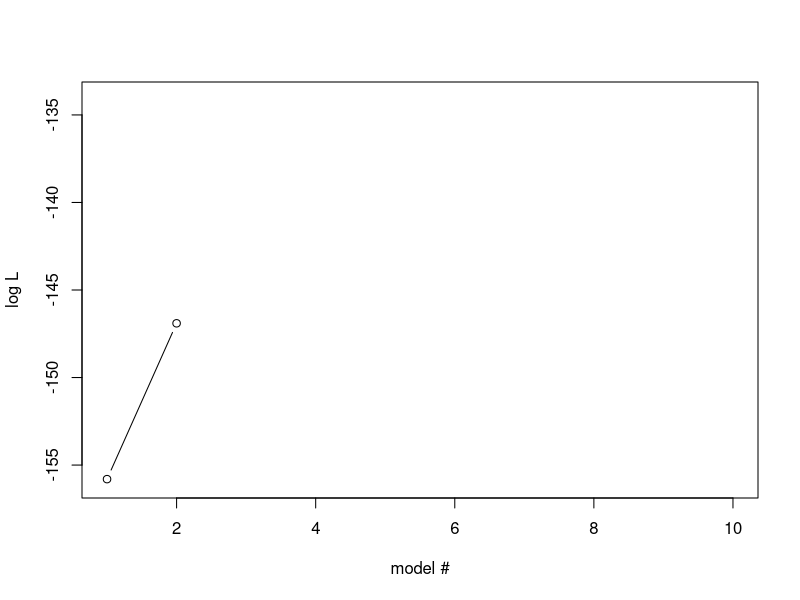
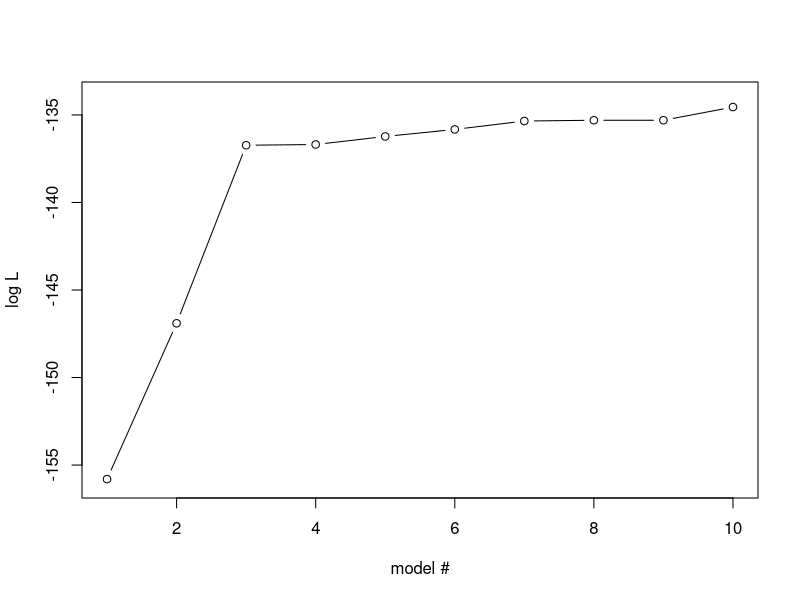
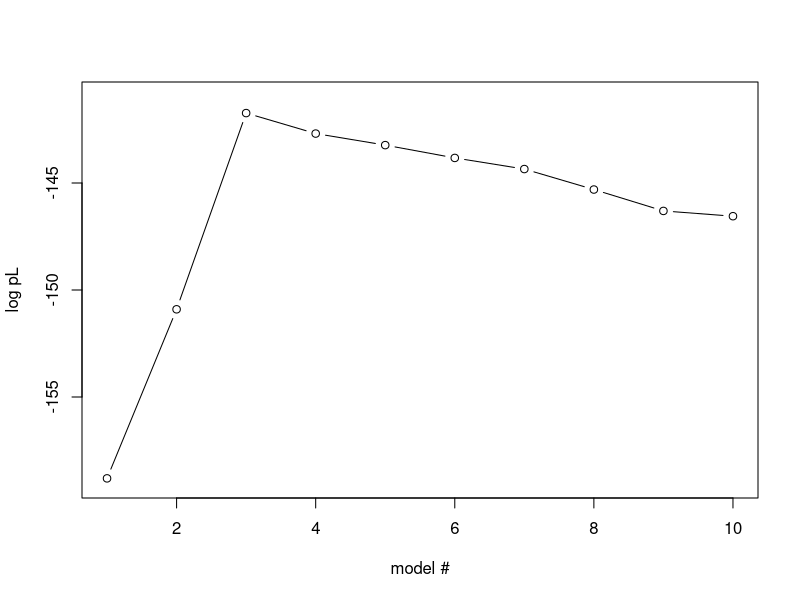
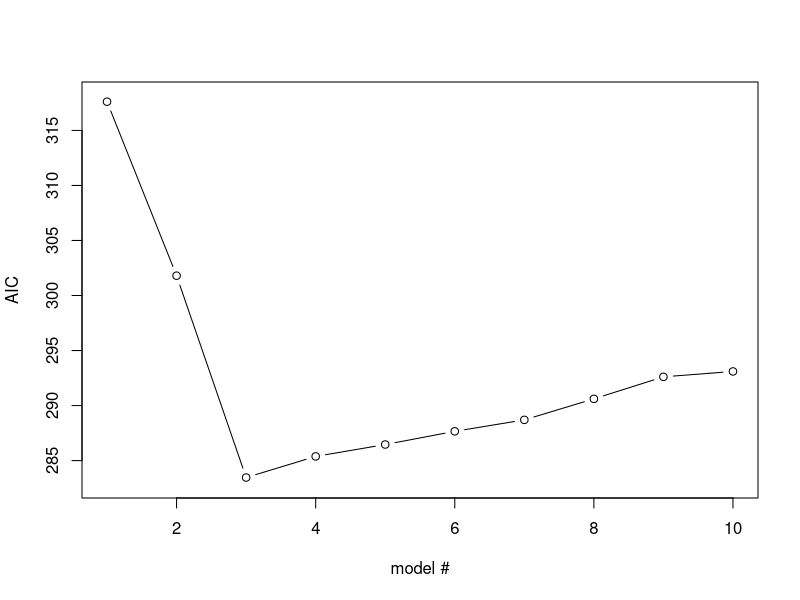
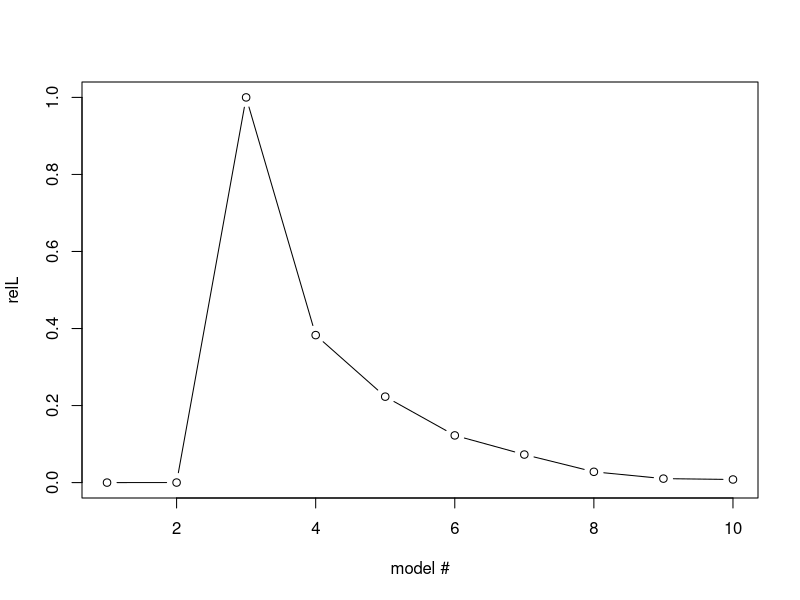
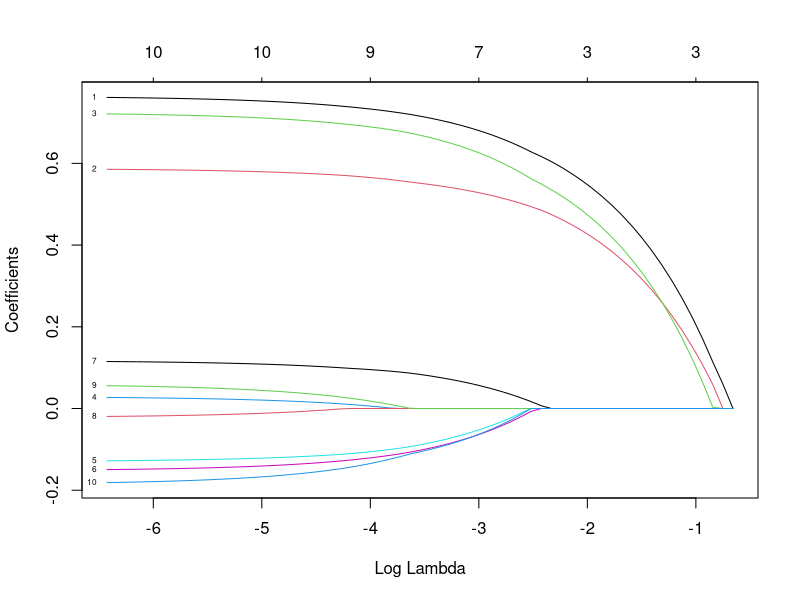
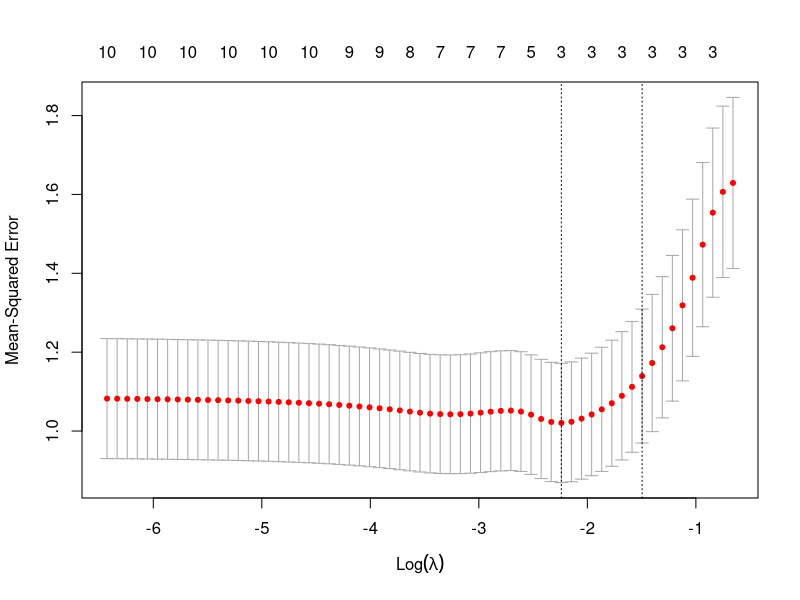
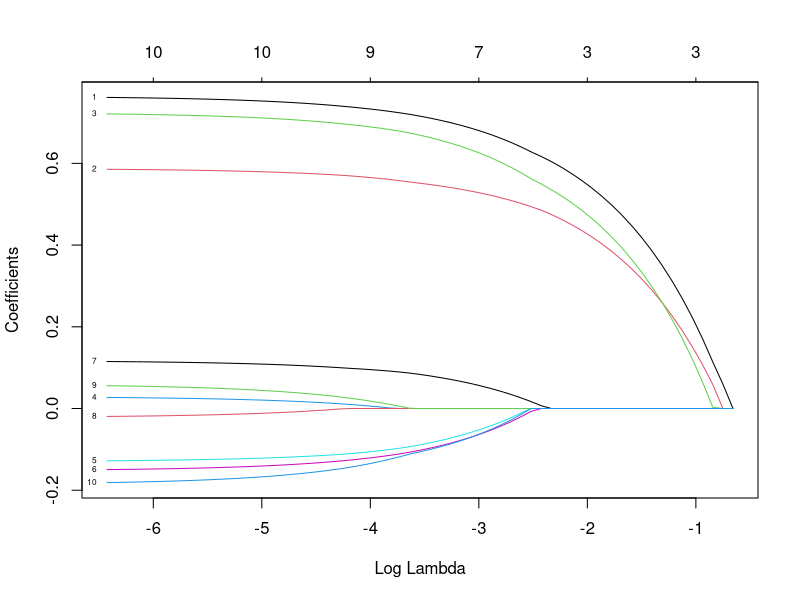

Reproduce these figures in R, in order.
## ---- chunk 1

## ---- chunk 2
# load the packages you need

#library(tidyverse)
#library(ggplot2)
## ---- chunk 3
# To obtain exactly the same result as in the demo, set seed to 85
set.seed(85)
## ---- chunk 4
N=100 # number of samples
P=10 # number of variables

# Draw variables, x_{i,1},...,x_{i,P} for all N individuals, from a uniform distribution in interval (0,1) (this is the default interval for runif)
X=matrix(round(runif(N*(P+1),min=0, max=2)), nrow=N, ncol=P)

# generate a y variable from a multivarite lm of 3 first X variables only
# intercept
b0=3
# effect sizes for first three variables
b=c(runif(3, min=0.5, max=1.0))

# generate y
Y <- b0 + X[,1] * b[1] + X[,2] * b[2] + X[,3] * b[3] + rnorm(N)

## ---- chunk 5
require(stats)
ll= vector()
for(i in seq(1,P)){
  Xi=X[,seq(1,i)]
  ll[i] <- logLik(lm(Y~Xi))
}
# plot likelihoods for models with 1 and 2 vaiables
plot(ll[1:2], ylab="log L", xlab="model #", type = "b", xlim=c(1,P), ylim=c(floor(min(ll)),ceiling(max(ll)))) 
# xlim and ylim not really necessary here, but I can reuse the plot statement below, so the plots look similar
## ---- chunk 6
# compute loglikelihood (ll) for all models including variables
# 1-i, for i <= P; store results in vector ll
ll= vector()
for(i in seq(1,P)){
  Xi=X[,seq(1,i)]
  ll[i] <- logLik(lm(Y~Xi))
}

# plot ll for all models
plot(ll, ylab="log L", xlab="model #", type = "b", xlim=c(1,P), ylim=c(floor(min(ll)),ceiling(max(ll)))) 

## ---- chunk 7
library(lmtest)
mprev <- lm(Y ~ X[,1])
lrt=data.frame(models=0, ll1=0, ll2=0, lr=0, P = 0, sign=0)
for(i in seq(2,P)){
  m <- lm(Y ~ X[,seq(1,i)])
  fit=lrtest(mprev,m)
  mprev=m
  sign = ifelse(fit$`Pr(>Chisq)`[2]>0.05,"no","yes")#ifelse(fit$`Pr(>Chisq)`[2]>0.01,"*",ifelse(fit$`Pr(>Chisq)`[2]>0.001, "**","***")))
  lr=fit$LogLik[1]-fit$LogLik[2]
  lrt[i-1,] = list(paste0(i-1," vs ", i," variables"), signif(fit$LogLik[1], 5), signif(fit$LogLik[2], 5), format(lr, digits=4), format(fit$`Pr(>Chisq)`[2],digits=3, scientific=-1), sign)
}
library(kableExtra)
kable(lrt,"html",row.names=F, col.names=c("Compared models","logL 1st model","logL 2nd model","logLR", "P-value", "Sign at 0.05"),digits=30, format.args=list(snsmall=0)) %>% kable_styling(bootstrap="striped", font_size = 14, full_width=F)

## ---- chunk 8
# compute loglikelihood (ll) for all models including 1-P variables
pl= vector() 
for(i in seq(1,P)){
  xi=X[,seq(1,i)]
  xi=cbind(rep(1,N), xi)
  fit = lm(Y~xi)
  # To make the code simple, we forestall next step and use the AIC function here
  # AIC= -2(pl) so convert back
  pl[i] = -AIC(fit)/2
}
# plot ll of all models
plot(pl, xlim=c(1,P), ylim=c(floor(min(pl)),ceiling(max(pl))),ylab="log pL", xlab="model #", type = "b")
## ---- chunk 9
require(stats)
require(dplyr)
require(kableExtra)
mprev <- lm(Y ~ X[,1])
aic=data.frame(models=0, aic=0, lowest="-")
for(i in seq(1,P)){
  m <- lm(Y ~ X[,seq(1,i)])
  fit=AIC(mprev,m)
  mprev=m
  if(i==2){
    aic[i-1,] = list(paste0(i-1," variable"), signif(fit$AIC[1],5), "-") 
  }
  aic[i,] = list(paste0(i," variables"), signif(fit$AIC[2],5), "-") 
}
minaic=min(aic$aic)
aic$rl=format(exp((minaic-aic$aic)/2), digits=4)
aic$lowest = ifelse(aic$aic==minaic,"Yes","-")

kable(aic, format='html', row.names=F, col.names=c("Compared models","AIC","Minimum AIC","rL"),digits=30,format.args=list(snsmall=0))  %>%  kable_styling( font_size = 14)
## ---- chunk 10
require(stats)

# plot AIC of all models
plot(aic$aic, xlim=c(1,P), ylim=c(floor(min(aic$aic)),ceiling(max(aic$aic))),ylab="AIC", xlab="model #", type = "b")

# plot relL of all models
plot(aic$rl, xlim=c(1,P), ylab="relL", xlab="model #", type = "b")
## ---- chunk 11
require(glmnet)
# run lasso (alpha=1) for linear model (family=gaussian)
fit = glmnet(X,Y, family="gaussian", alpha=1, standardize=T)
## ---- chunk 12
par(mfrow=c(1,1))
plot(fit, xvar="lambda",label=T)
## ---- chunk 13
require(glmnet)
par(mfrow=c(1,1))
# run lasso (alpha=1) for linear model (family=gaussian)
cvglm=cv.glmnet(X,Y, family="gaussian", alpha=1, standardize=T, nfolds=100)

plot(cvglm)
plot(cvglm$glmnet.fit, xvar="lambda",label=T)
minlambda=cvglm$lambda.min
## ---- chunk 14
require(dplyr)      # for nice table
require(kableExtra) #for nice table

coefglm=as.data.frame(as.matrix(coef(cvglm, s="lambda.min")))
coefglm=cbind(seq(0,10),c(b0, b, rep(0, 7)),coefglm)
names(coefglm)=c("beta","value (oracle)", paste0("estimate(lambda=",signif(minlambda,3),")"))
kable(coefglm, row.names=F) %>%   kable_styling( font_size = 14)
## ---- chunk 15
R.version
## ---- chunk 16
